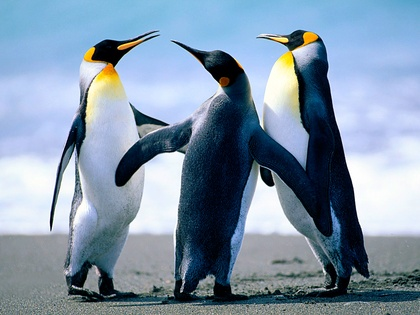
%> input picture w10_29xi16/Penguins.jpg, 420 x 315 px, shrunk from 1024 x 768 before the run
$ octave p1.m   (GNU Octave 9; MATLAB toolbox functions it lacks are replaced by stand-ins)
%> lines starting %> are read from the running program, lines starting %| are printed output that depends on the picture; in (x1, y1, x2, y2) boxes, pixels count from 0 and x2, y2 are one past the last pixel; in counts of white or black regions, pixels touching at a corner belong together; the program's own positions count from 1
### w10_29xi16/weight.m
function [ retval ] = weight( B,L )

h(1,:)=B(1,:);


for i =1:length(B)
    r(i,1)=i;
end

weight_b=sum(h(1,1:L+1)/sum(h(1,:)));


mean_b=(h(1,1:L+1)*r(1:L+1,1))/sum(h(1,1:L+1));


mean_w=(h(1,L+1:length(B)-1)*r(L+1:length(B)-1,1))/sum(1,L+1:length(L)-1);


retval=weight_b*(1-weight_b)*(mean_b-mean_w)^2;
end

### w10_29xi16/p1.m
%%

I=im2double(rgb2gray(imread('Penguins.jpg')));
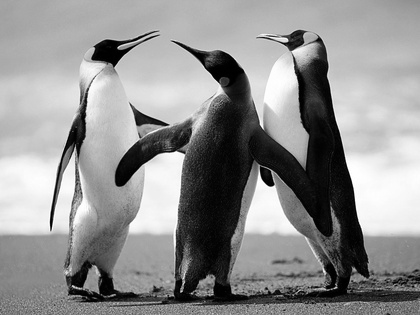
%> I: size 315x420 double; min 0, max 1, mean 0.566
% imshow(I);

level=graythresh(I);
%> level = 0.435
BW1=im2bw(I,level);
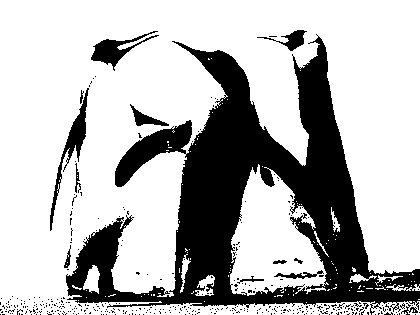
%> BW1: size 315x420 logical; 71.9% white; 393 black regions (380 under 20 px), largest, box (x1, y1, x2, y2) and area: (66, 34, 420, 315) 33421, (50, 88, 89, 231) 959, (91, 31, 159, 71) 789
BW2=im2bw(I,0.8);
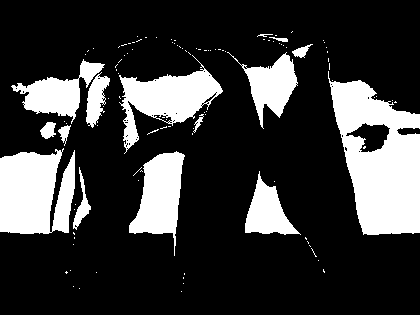
%> BW2: size 315x420 logical; 22.3% white; 112 white regions (97 under 20 px), largest, box (x1, y1, x2, y2) and area: (328, 71, 420, 235) 9257, (0, 148, 75, 234) 5290, (119, 55, 223, 154) 3879

imshow([BW1 BW2]);
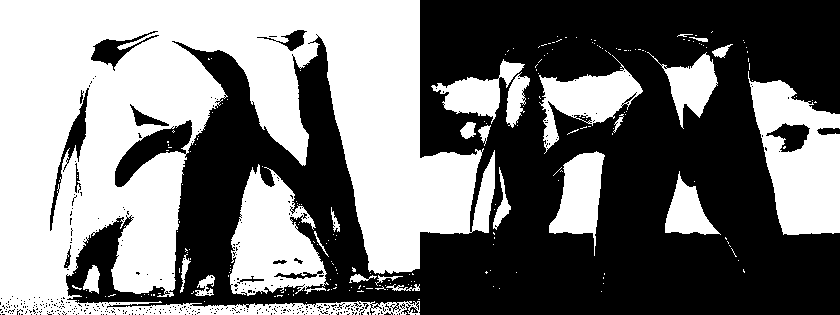
%> displayed picture: size 315x840 logical; 47.1% white; 224 white regions (200 under 20 px), largest, box (x1, y1, x2, y2) and area: (0, 0, 495, 315) 91411, (748, 71, 840, 235) 9257, (230, 164, 329, 296) 7658

%%
%hstgrm

I=imread('Desert.jpg');
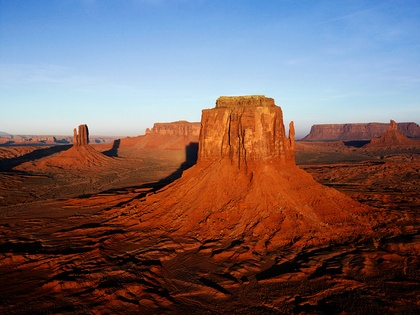
%> input picture w10_29xi16/Desert.jpg, 420 x 315 px, shrunk from 1024 x 768 before the run
%> I is the input picture: size 315x420x3 uint8; mean R, G, B 119.4, 99.3, 100.8
I=rgb2gray(I);
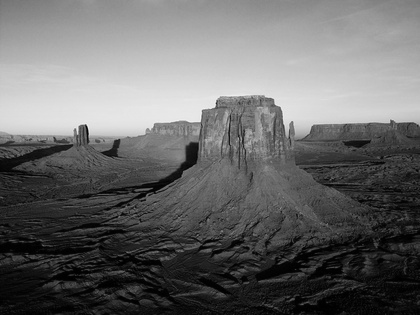
%> I: size 315x420 uint8; min 0, max 244, mean 105.5

[M N]=size(I);
%> M = 315; N = 420
B=zeros(2,256);

for i=1:M
    for j=1:N
      a=I(i,j);

      B(1,a+1)=B(1,a+1)+1; % çünkü matris indislenmesi min 1

    end
end
%> after the loop, B = 256 columns, first 8: [206 638 1025 1097 1348 1075 970 1145; 0 0 0 0 0 0 0 0]
%> the run ends on the next line


% bar(B)
BCV=zeros(2,256);

t=-1;
tindex=-1;

for i=1:255

    BCV(1,i)=weight(B,i);
